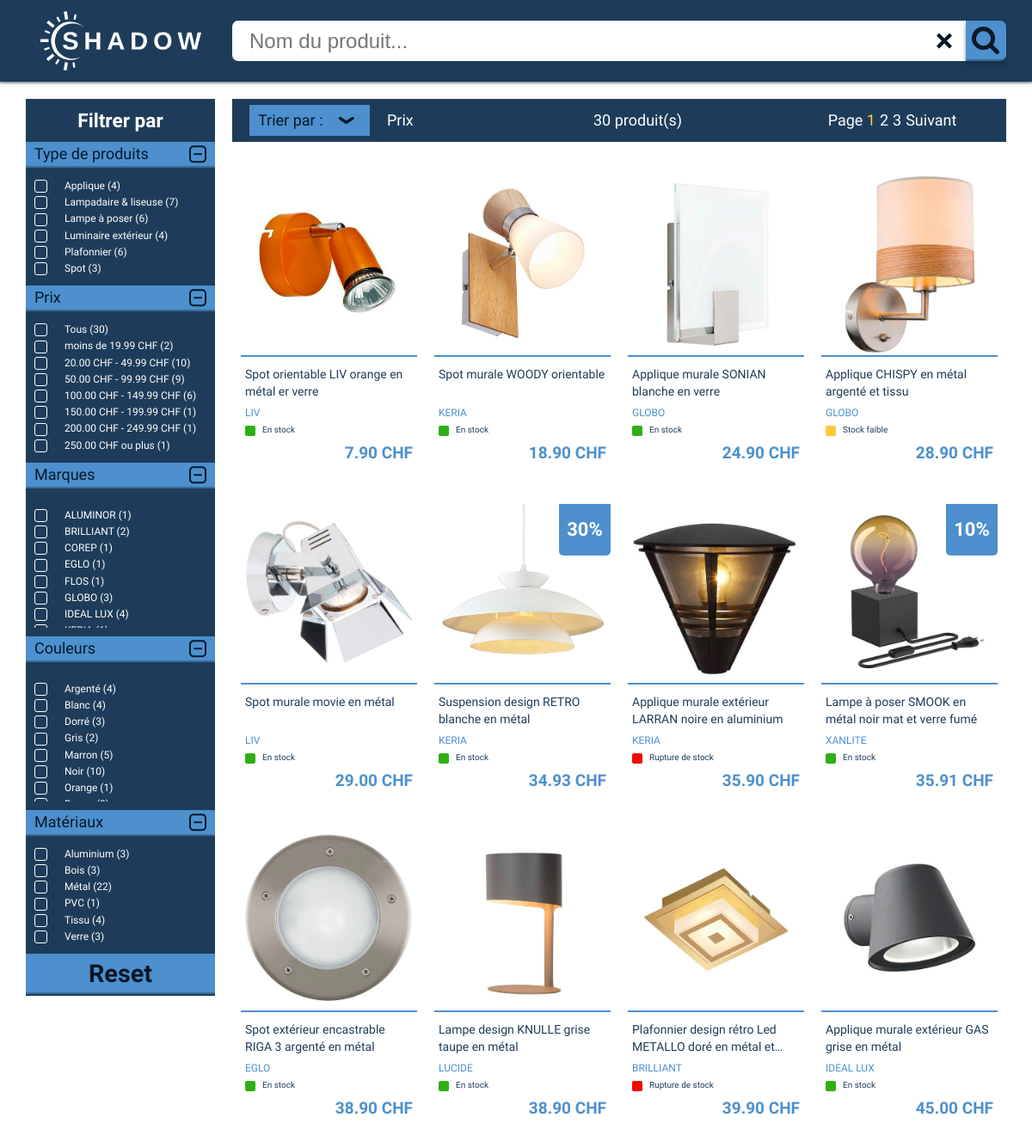
The page / on the database its author committed.
### tables this page shows
CREATE TABLE `produits` (
  `id_produit` int(10) NOT NULL,
  `pro_nom` varchar(70) NOT NULL,
  `pro_description` varchar(2000) NOT NULL,
  `pro_dimension` varchar(40) NOT NULL,
  `pro_poids` varchar(20) NOT NULL,
  `pro_quantite` int(10) NOT NULL,
  `pro_prix` decimal(5,2) NOT NULL,
  `pro_rabais` int(2) NOT NULL DEFAULT '0',
  `pro_date` date NOT NULL,
  `idx_type` int(11) NOT NULL,
  `idx_marque` int(11) NOT NULL
);

CREATE TABLE `marques` (
  `id_marque` int(11) NOT NULL,
  `mar_nom` varchar(40) NOT NULL
);

### controllers/Router.php (called while the page is built, shortened)
<?php
class Router
{
    public function routeReq()
    {
        try {
            $url = '';
            if (isset($_GET['url'])) {
                $url = explode('/', filter_var($_GET['url'],
                    FILTER_SANITIZE_URL));
                $controller = ucfirst(strtolower($url[0]));
                $controllerClass = '\controller\Controller' . $controller;
                $controllerFile = 'controllers/' . $controllerClass . '.php';
                if (file_exists($controllerFile)) {
                    $this->_ctrl = new $controllerClass($url);
                } else {
                    throw new Exception('Page introuvable');
                }
            } else {
                $this->_ctrl = new \controllers\ControllerAccueil($url);
            }
        } catch (Exception $e) {
            $errorMsg = $e->getMessage();
            $this->_view = new \views\View('Error');
            $content = $this->_view->generate(array('errorMsg' => $errorMsg));
            $this->_view->generateTemplate($content);
        }
    }
}

### index.php (called while the page is built, shortened)
<?php
require_once 'controllers/ClassAutoLoader.php';
$router = new \controllers\Router();
$router->routeReq();

### controllers/ClassAutoLoader.php (called while the page is built, shortened)
<?php
class ClassAutoLoader
{
    public function autoLoader(string $className = '')
    {
        spl_autoload_register(function ($className) {
            $className = str_replace("\\", DIRECTORY_SEPARATOR, $className);
        });
    }
}

### models/ModelCommon.php (called while the page is built, shortened)
<?php
abstract class ModelCommon
{
    private static $_db;
    private static function setBdd()
    {
        self::$_db = new \PDO('mysql:host=localhost;dbname=shadowdb;charset=utf8', 'root', 'root');
        self::$_db->setAttribute(\PDO::ATTR_ERRMODE, \PDO::ERRMODE_WARNING);
    }
    public static function getBdd()
    {
        return self::$_db;
    }
    public static function getUrlParam(string $urlParamName)
    {
        $fullUrl = $_SERVER['REQUEST_URI'];
        $url_components = parse_url($fullUrl);
        if (!isset($url_components['query'])) {
            $value[$urlParamName] = 1;
        } else {
            parse_str($url_components['query'], $value);
        }
        $var = isset($value[$urlParamName]) ? $value[$urlParamName] : '';
        return $var;
    }
}

### models/ModelProduct.php (called while the page is built, shortened)
<?php
class ModelProduct extends ModelCommon
{
    private $_productsPerPage = 12;
    public function getProduct($sorting = 'price, discount DESC', $filter = '', $limit = null): array
    {
        ($limit != null) ? $limit = $limit : $limit = $this->_productsPerPage;
        $page = $this->getUrlParam('page');
        $page = (is_numeric($page)) ? $page * $this->_productsPerPage - $this->_productsPerPage : 0;
        $var = [];
        $req = $this->getBdd()->prepare('SELECT DISTINCT id_produit AS id, pro_nom AS "name", pro_quantite AS quantity,
        mar_nom AS brand, pro_rabais AS discount, pro_date AS "date",
        ROUND(p.pro_prix -((p.pro_prix * p.pro_rabais) /100 ),2) AS price
        from produits AS p
        inner join marques AS m
        On p.idx_marque = m.id_marque
        inner join  produits_couleurs AS pc
        On p.id_produit = pc.idx_produit
        inner join produits_matieres AS pm
        ON p.id_produit = pm.idx_produit
        ' . $filter . '
        ORDER BY ' . $sorting . ' LIMIT ' . $page . ', ' . $limit);
        $productNbr = $this->countProduct($req);
        $req->execute();
        while ($data = $req->fetch(\PDO::FETCH_ASSOC)) {
            $var['products'][] = new $obj($data);
        }
        $var['productNbr'] = $productNbr;
        return $var;
    }
    public function countProduct($query)
    {
        $str = $query->queryString;
        $pattern = "/SELECT.*AS price/s";
        $newStr = preg_replace($pattern, "SELECT count(DISTINCT id_produit) AS productNbr", $str);
        $pattern = "/ORDER.*/s";
        $newStr = preg_replace($pattern, "", $newStr);
        $req = $this->getBdd()->prepare($newStr);
        $req->execute();
        $data = $req->fetchAll(\PDO::FETCH_ASSOC);
        $productNbr = $data[0]['productNbr'];
        return $productNbr;
    }
}

### models/Product.php (called while the page is built, shortened)
<?php
class Product
{
    private $_id;
    private $_name;
    private $_price;
    private $_discount;
    private $_brand;
    private $_quantity;
    public function hydrate(array $data)
    {
        foreach ($data as $key => $value) {
            $method = 'set' . ucfirst($key);
        }
    }
    public function isAvailable(): string
    {
        ($this->quantity() <= 2) ? $class = 'is-red' : $class = 'is-yellow';
        ($this->quantity() > 5) ? $class = 'is-green' : $class = $class;
        return $class;
    }
    private function setId($id)
    {
        if (is_string($id)) {
            $this->_id = $id;
        }
    }
    private function setName($name)
    {
        if (is_string($name)) {
            $this->_name = $name;
        }
    }
    private function setPrice($price)
    {
        if (is_string($price)) {
            $this->_price = $price;
        }
    }
    private function setDiscount($discount)
    {
        if (is_string($discount)) {
            $this->_discount = $discount;
        }
    }
    private function setBrand($brand)
    {
        if (is_string($brand)) {
            $this->_brand = $brand;
        }
    }
    private function setQuantity($quantity)
    {
        if (is_string($quantity)) {
            $this->_quantity = $quantity;
        }
    }
    public function id()
    {
        return $this->_id;
    }
    public function name()
    {
        return $this->_name;
    }
    public function price()
    {
        return $this->_price;
    }
    public function discount()
    {
        return $this->_discount;
    }
    public function brand()
    {
        return $this->_brand;
    }
    public function quantity()
    {
        return $this->_quantity;
    }
}

### views/viewAccueil.php (the view, shortened to what this page needs)
<div class="showcase__shelfs">
<?php foreach ($products as $product): ?>
    <article class='product'>
        <div>
            <div class='div__imgProduct'>
                <img src="<?='images/lampes_images/' . $product->id() . '-1.jpg'?>" alt='image du produit' class='img__product'>
                <?php ($product->discount() > 0) ? $class = 'discount' : $class = 'is-displayNone';?>
                <div class="<?=$class?>">
                    <p><?=$product->discount() . '%'?></p>
                </div>
            </div>
            <div class='product__data'>
                <p class='product__name'><?=$product->name()?></p>
                <p class='product__brand'><?=$product->brand()?></p>
                <div class='div__available'>
                    <div class="available__chip <?=$product->isAvailable()?>"></div>
                </div>
                <p class='product__price'><?=$product->price() . ' CHF'?></p>
            </div>
        </div>
    </article>
    <?php endforeach;?>
</div>
<div class="showcase__sorting">
    <form class="dropdown sortingForm">
        <div class="sortingForm__button">
            <p>Trier par :</p>
            <span class="icon-bottomArrow"></span>
        </div>
    </form>
    <div class="showcase__data">
        <p class="sortingValue"><?=$sorting?></p>
        <p class="nbrProducts"><?=$nbrProducts . ' produit(s)'?></p>
        <p class="showcase__pages">Page
<?php
for ($i = 1; $i <= $pagesNbr; $i++) {
    $class = ($i == $noPage) ? "is-colorYellow" : '';
    echo "<a class='showcase__page ${class}'  href='?page=${i}'>${i}</a>";
}
if ($pagesNbr != $noPage) {
    $page = $noPage + 1;
    echo "<a class='showcase__page'  href='?page=${page}'>Suivant</a>";
}?>
        </p>
    </div>

### rows shown on the page
produits: shows a picture, pro_nom "Spot orientable LIV orange en métal er verre", idx_marque.mar_nom "LIV", price "7.90"
produits: shows a picture, pro_nom "Spot murale WOODY orientable", idx_marque.mar_nom "KERIA", price "18.90"
produits: shows a picture, pro_nom "Applique murale SONIAN blanche en verre", idx_marque.mar_nom "GLOBO", price "24.90"
produits: shows a picture, pro_nom "Applique CHISPY en métal argenté et tissu", idx_marque.mar_nom "GLOBO", pro_quantite 4 (drawn), price "28.90"
produits: shows a picture, pro_nom "Spot murale movie en métal", idx_marque.mar_nom "LIV", price "29.00"
produits: shows a picture, pro_rabais "30", pro_nom "Suspension design RETRO blanche en métal", idx_marque.mar_nom "KERIA", price "34.93"
produits: shows a picture, pro_nom "Applique murale extérieur LARRAN noire en aluminium", idx_marque.mar_nom "KERIA", pro_quantite 0 (drawn), price "35.90"
produits: shows a picture, pro_rabais "10", pro_nom "Lampe à poser SMOOK en métal noir mat et verre fumé", idx_marque.mar_nom "XANLITE", price "35.91"
produits: shows a picture, pro_nom "Spot extérieur encastrable RIGA 3 argenté en métal", idx_marque.mar_nom "EGLO", price "38.90"
produits: shows a picture, pro_nom "Lampe design KNULLE grise taupe en métal", idx_marque.mar_nom "LUCIDE", price "38.90"
produits: shows a picture, pro_nom "Plafonnier design rétro Led METALLO doré en métal…", idx_marque.mar_nom "BRILLIANT", pro_quantite 0 (drawn), price "39.90"
produits: shows a picture, pro_nom "Applique murale extérieur GAS grise en métal", idx_marque.mar_nom "IDEAL LUX", price "45.00"

### other values the page prints
$names[$key] "Type de produits"
array_values($item)[0] "Applique"
$item['cnt'] "4"
array_values($item)[0] "Lampadaire & liseuse"
$item['cnt'] "7"
array_values($item)[0] "Lampe à poser"
$item['cnt'] "6"
array_values($item)[0] "Luminaire extérieur"
array_values($item)[0] "Plafonnier"
array_values($item)[0] "Spot"
$item['cnt'] "3"
$names[$key] "Prix"
$item['cnt'] "30"
$item['max'] "19.99"
$item['cnt'] "2"
